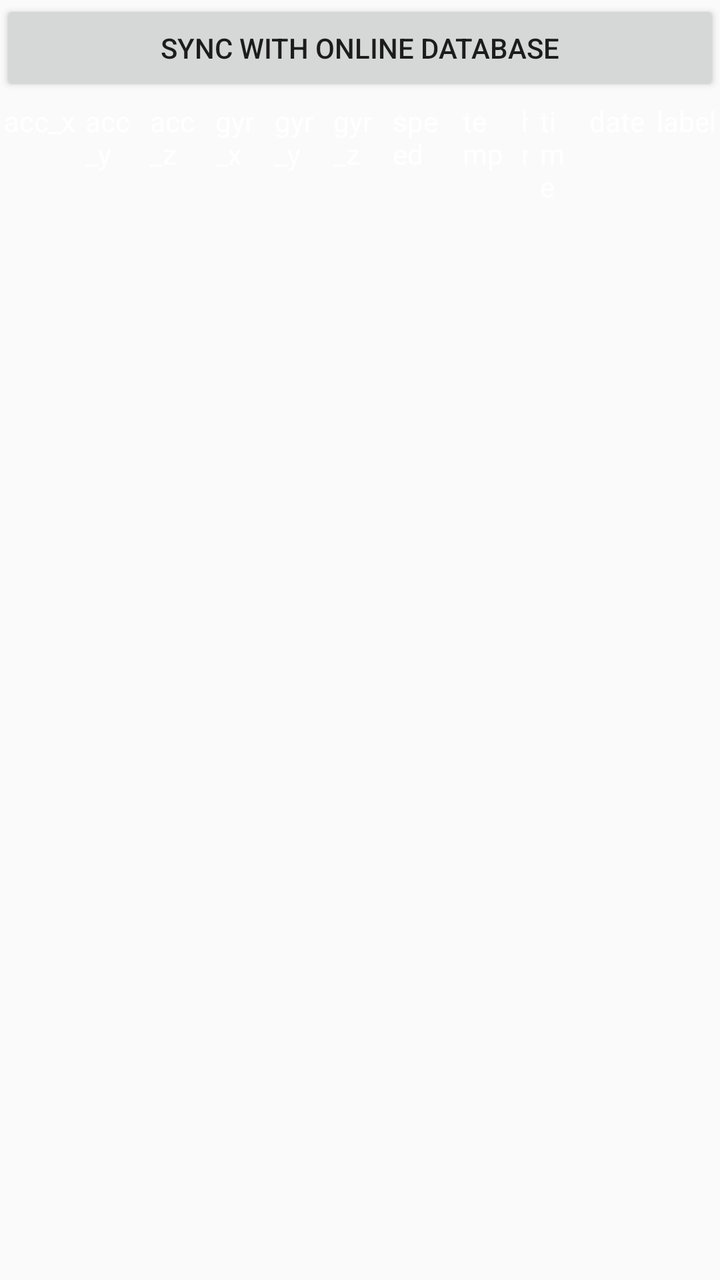
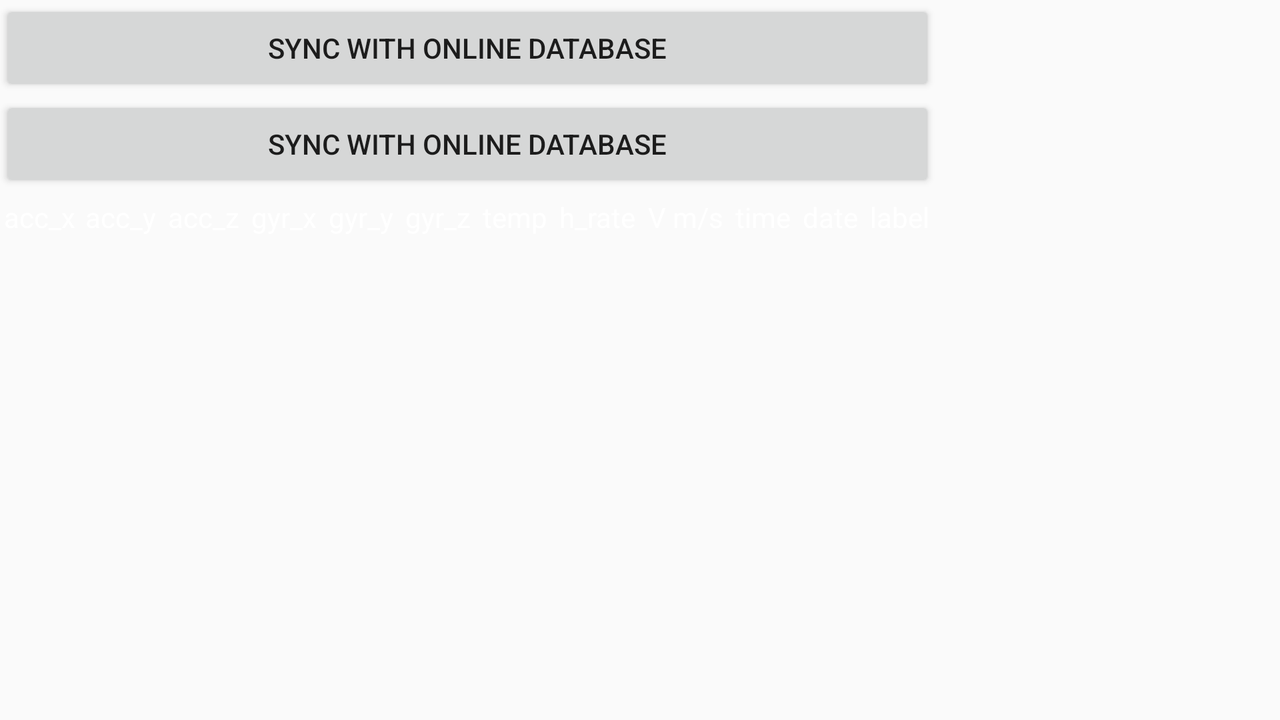

First picture: res/layout/ on a phone held upright. Second picture: the repository's own variant of that layout, on a device whose configuration matches the variant's folder. Source for both follows.
<!-- AndroidManifest.xml: application theme AppTheme -->
<!-- res/layout/viewinfo.xml -->
<?xml version="1.0" encoding="utf-8"?>
<ScrollView
    android:layout_width="match_parent"
    android:layout_height="match_parent"
    android:scrollbars="vertical"
    xmlns:android="http://schemas.android.com/apk/res/android">

<TableLayout xmlns:android="http://schemas.android.com/apk/res/android"
    android:layout_width="wrap_content"
    android:layout_height="wrap_content"
    android:visibility="visible"
    android:shrinkColumns="1,2,3,4,5,6,7,8,9"
    android:id="@+id/dataTable">

    <Button
        android:layout_width="match_parent"
        android:layout_height="wrap_content"
        android:text="Sync with online database"
        android:id="@+id/syncBtn"/>
    <TableRow android:id="@+id/titleRow"
        android:visibility="visible"
        android:layout_width="match_parent"
        android:layout_height="wrap_content"
        >
        <TextView
            android:background="@drawable/cell_shape"
            android:text="acc_x"
            android:padding="2dip"
            android:textColor="#ffffff"
             />
        <TextView
            android:background="@drawable/cell_shape"
            android:textColor="#ffffff"
            android:text="acc_y"
            android:gravity="left"
            android:padding="3dip"
             />
        <TextView
            android:background="@drawable/cell_shape"
            android:textColor="#ffffff"
            android:text="acc_z"
            android:gravity="left"
            android:padding="3dip"
             />
        <TextView
            android:background="@drawable/cell_shape"
            android:textColor="#ffffff"
            android:text="gyr_x"
            android:gravity="left"
            android:padding="3dip"
           />
        <TextView
            android:background="@drawable/cell_shape"
            android:textColor="#ffffff"
            android:text="gyr_y"
            android:gravity="left"
            android:padding="3dip"
            />
        <TextView
            android:background="@drawable/cell_shape"
            android:textColor="#ffffff"
            android:text="gyr_z"
            android:gravity="left"
            android:padding="3dip"
           />
        <TextView
            android:background="@drawable/cell_shape"
            android:textColor="#ffffff"
            android:text="speed"
            android:gravity="left"
            android:padding="3dip"
             />
        <TextView
            android:background="@drawable/cell_shape"
            android:textColor="#ffffff"
            android:text="temp"
            android:gravity="left"
            android:padding="3dip"
             />
        <TextView
            android:background="@drawable/cell_shape"
            android:textColor="#ffffff"
            android:text="hr"
            android:gravity="left"
            android:padding="3dip" />
        <TextView
            android:background="@drawable/cell_shape"
            android:textColor="#ffffff"
            android:text="time"
            android:gravity="left"
            android:padding="3dip" />
        <TextView
            android:background="@drawable/cell_shape"
            android:textColor="#ffffff"
            android:text="date"
            android:gravity="left"
            android:padding="3dip" />
        <TextView
            android:background="@drawable/cell_shape"
            android:textColor="#ffffff"
            android:text="label"
            android:gravity="left"
            android:padding="3dip" />
    </TableRow>



</TableLayout>

    </ScrollView>
<!-- resources referenced by this layout -->
<resources>
  <style name="AppTheme" parent="Theme.AppCompat.Light.DarkActionBar">
          
      </style>
</resources>
<!-- res/layout-land/viewinfo.xml (the repository's variant of the layout above) -->
<!-- drawn on the phone turned sideways -->
<?xml version="1.0" encoding="utf-8"?>
<ScrollView
    android:layout_width="match_parent"
    android:layout_height="match_parent"
    android:scrollbars="vertical"
    xmlns:android="http://schemas.android.com/apk/res/android">

<TableLayout xmlns:android="http://schemas.android.com/apk/res/android"
    android:layout_width="wrap_content"
    android:layout_height="wrap_content"
    android:visibility="visible"
    android:orientation="horizontal"
    android:shrinkColumns="1,2,3,4,5,6,7,8,9"
    android:id="@+id/dataTable">
    <Button
        android:layout_width="match_parent"
        android:layout_height="wrap_content"
        android:text="Sync with online database"
        android:id="@+id/syncBtn"/>
    <Button
        android:layout_width="match_parent"
        android:layout_height="wrap_content"
        android:text="Sync with online database"
        android:id="@+id/syncBtn"/>

    <TableRow android:id="@+id/titleRow"
        android:visibility="visible"
        android:layout_width="match_parent"
        android:layout_height="wrap_content"
        >
        <TextView
            android:background="@drawable/cell_shape"
            android:text="acc_x"
            android:padding="2dip"
            android:textColor="#ffffff"
             />
        <TextView
            android:background="@drawable/cell_shape"
            android:textColor="#ffffff"
            android:text="acc_y"
            android:gravity="left"
            android:padding="3dip"
             />
        <TextView
            android:background="@drawable/cell_shape"
            android:textColor="#ffffff"
            android:text="acc_z"
            android:gravity="left"
            android:padding="3dip"
             />
        <TextView
            android:background="@drawable/cell_shape"
            android:textColor="#ffffff"
            android:text="gyr_x"
            android:gravity="left"
            android:padding="3dip"
           />
        <TextView
            android:background="@drawable/cell_shape"
            android:textColor="#ffffff"
            android:text="gyr_y"
            android:gravity="left"
            android:padding="3dip"
            />
        <TextView
            android:background="@drawable/cell_shape"
            android:textColor="#ffffff"
            android:text="gyr_z"
            android:gravity="left"
            android:padding="3dip"
           />
        <TextView
            android:background="@drawable/cell_shape"
            android:textColor="#ffffff"
            android:text="temp"
            android:gravity="left"
            android:padding="3dip"
            />
        <TextView
            android:background="@drawable/cell_shape"
            android:textColor="#ffffff"
            android:text="h_rate"
            android:gravity="left"
            android:padding="3dip" />
        <TextView
            android:background="@drawable/cell_shape"
            android:textColor="#ffffff"
            android:text="V m/s"
            android:gravity="left"
            android:padding="3dip"
             />


        <TextView
            android:background="@drawable/cell_shape"
            android:textColor="#ffffff"
            android:text="time"
            android:gravity="left"
            android:padding="3dip" />
        <TextView
            android:background="@drawable/cell_shape"
            android:textColor="#ffffff"
            android:text="date"
            android:gravity="left"
            android:padding="3dip" />
        <TextView
            android:background="@drawable/cell_shape"
            android:textColor="#ffffff"
            android:text="label"
            android:gravity="left"
            android:padding="3dip" />
    </TableRow>



</TableLayout>

    </ScrollView>
